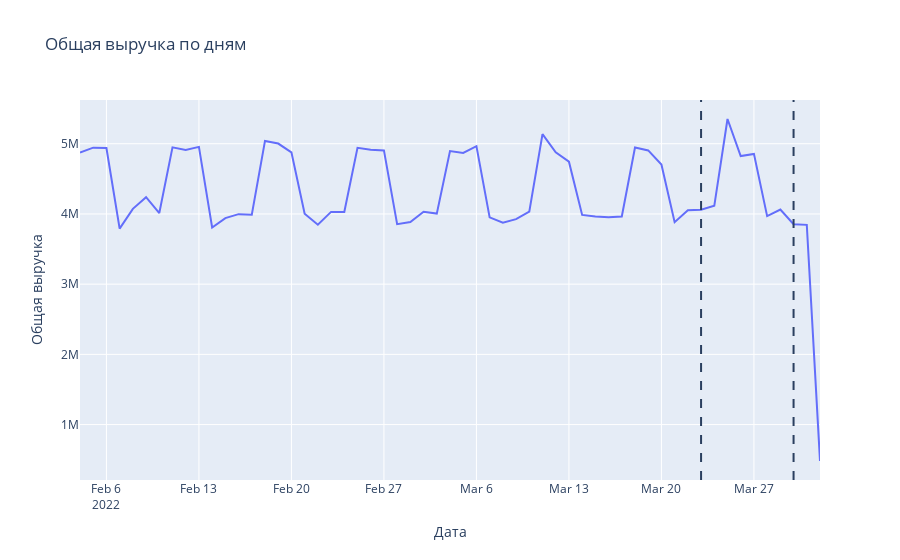

Here is the notebook cell this chart was saved with:
### Code cell
from useful_functions import get_revenue_all

rows = []
daily_user_dfs = {} 

for d in days:
    df_users = get_revenue_all(sales, web_logs, d, d + pd.Timedelta(days=1))
    daily_user_dfs[d] = df_users 

    rows.append({
        "day": d,
        "avg_revenue_per_user": df_users["total_revenue"].mean() if len(df_users) else 0,
        "sum_revenue": df_users["total_revenue"].sum() if len(df_users) else 0,
        "users_total": len(df_users),
        "users_with_purchase": (df_users["total_revenue"] > 0).sum()
    })

ts = pd.DataFrame(rows)
ts["day"] = pd.to_datetime(ts["day"])

fig = px.line(ts, x="day", y="sum_revenue",
              title="Общая выручка по дням")

    # период теста: [2022-03-23, 2022-03-30)
test_start = pd.to_datetime("2022-03-23")
test_end   = pd.to_datetime("2022-03-30")
fig.add_vline(x=test_start, line_dash="dash")
fig.add_vline(x=test_end, line_dash="dash")
fig.add_vrect(x0=test_start, x1=test_end, opacity=0.15, line_width=0)

fig.update_layout(xaxis_title="Дата", yaxis_title="Общая выручка")
fig.show()
